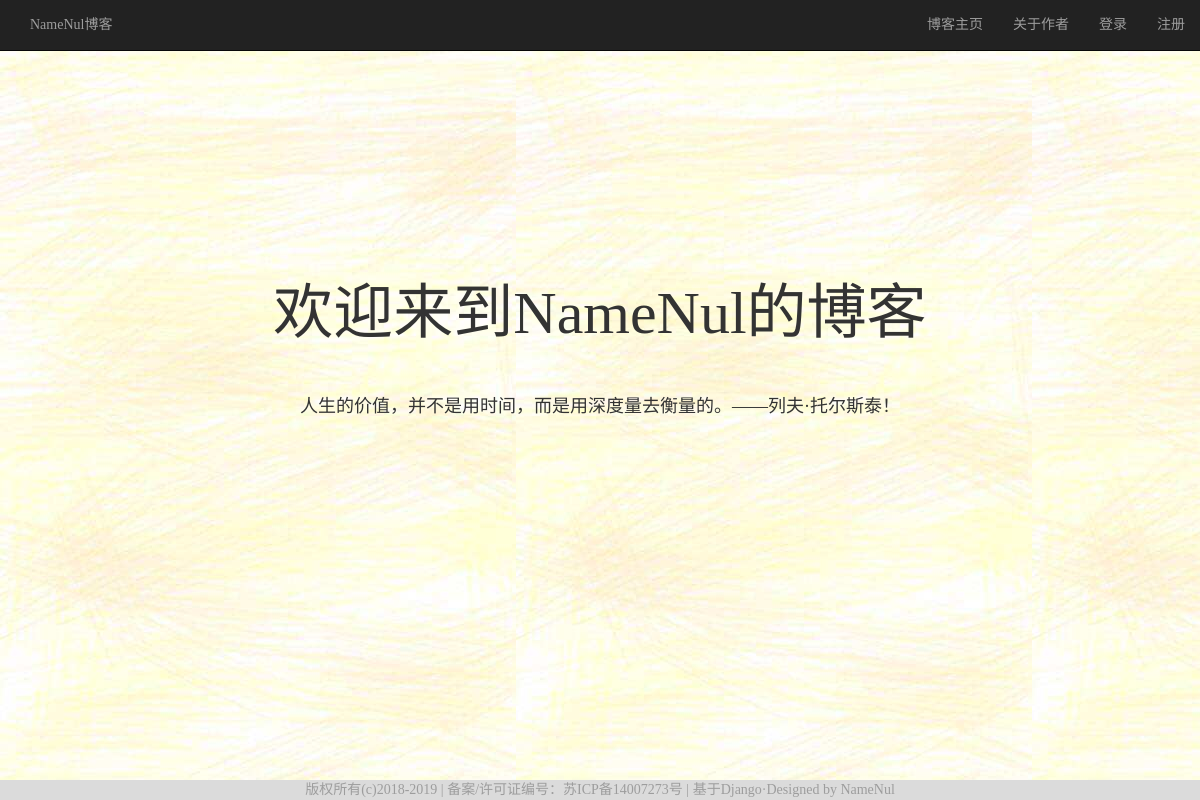
Page /blogs/index/ on the earlier database version.
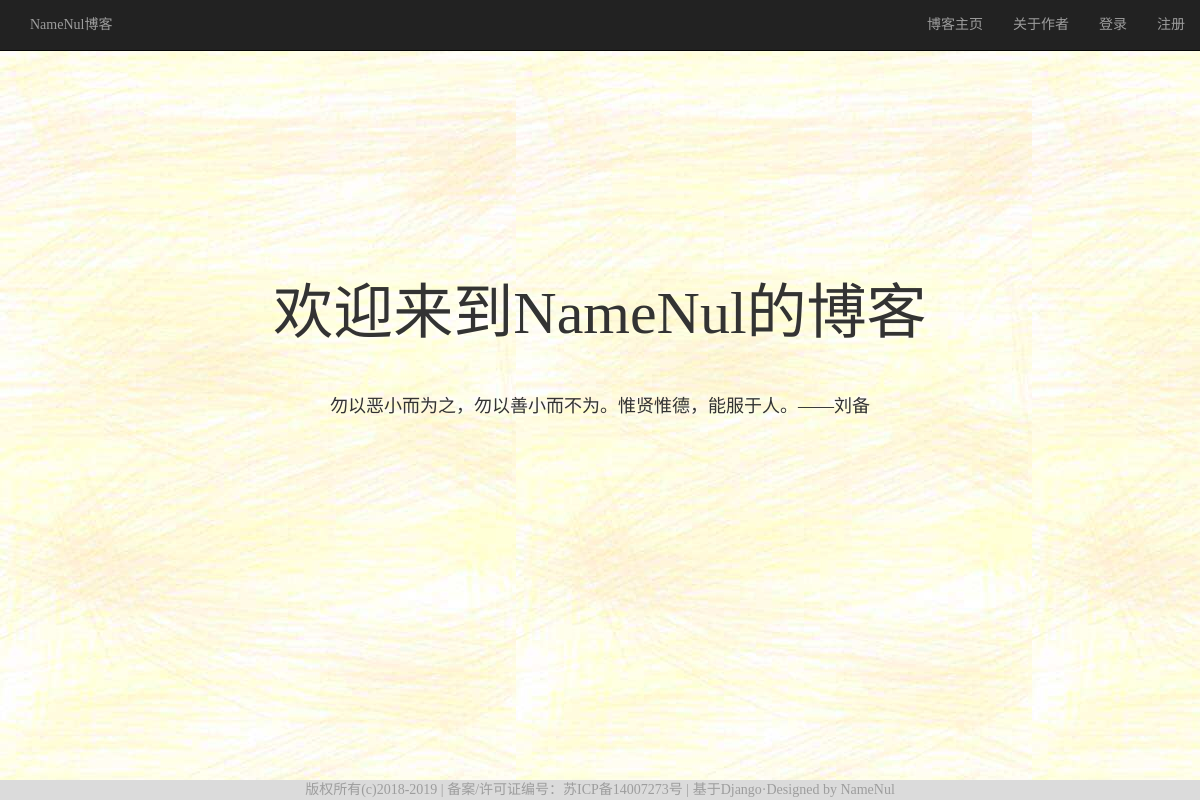
Same page on the later database version.
### blogs/models.py (models this page shows, shortened)
class Welcome(models.Model):
    status_choice = (
        ('line', '是'),
        ('notline', '否'),
    )
    title = models.CharField('标题',max_length=32)
    content = models.CharField('内容',max_length=64)
    status = models.CharField('上线',choices=status_choice,max_length=8)
    class Meta:
        verbose_name = '欢迎语'
        verbose_name_plural = '欢迎语'

### blogs/views.py (the view)
# urls.py: path('index/',views.index),
def index(request):
    welcomes = Welcome.objects.filter(status='line').order_by('-id')[:1]
    blogs = Blog.objects.all().order_by('-pub')
    datadict = {
        'welcomes': welcomes,
        'blogs':blogs
    }
    return render(request, 'blogs/index.html',datadict)

### templates/blogs/index.html (shortened to what this page needs)
{% extends 'blogs/base.html' %}
{% load staticfiles %}
{% block css %}
    <link rel="stylesheet" href="{%static "blogs/css/index.css" %}">
{% endblock %}
{% block content %}
{% for welcome in welcomes %}
    <div class="welcome text-center">
        <h2 id="blogtitle">{{ welcome.title }}</h2 id="blogtitle">
        <p id="blogicon">{{ welcome.content }}</p>
    </div>
{% endfor %}
{% endblock %}

Differences in the rows shown:
changed Welcome "欢迎来到NameNul的博客": content "人生的价值，并不是用时间，而是用深度量去衡量的。——列夫·托尔斯泰！" → "勿以恶小而为之，勿以善小而不为。惟贤惟德，能服于人。——刘备"
